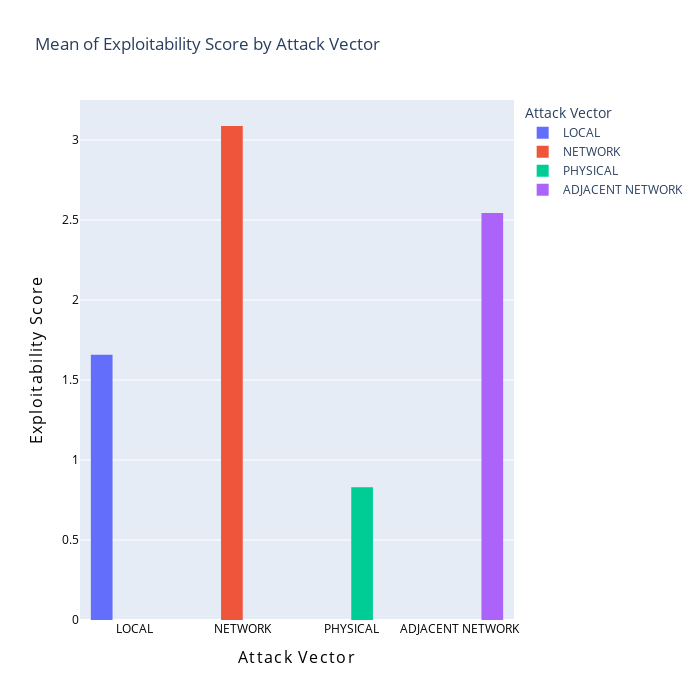

The cell this chart's notebook holds for it:
### Code cell
mean_df_exploitability_score = dt_analyzer.calculate_mean_category(dataFrame, "attackVector", "exploitabilityScore", "Attack Vector", "Exploitability Score")
options = {
    'xAxisLabel': "<span style='letter-spacing: 1.3px;'>Attack Vector</span>",
    'yAxisLabel': "<span style='letter-spacing: 1.3px;'>Exploitability Score</span>",
    'width': 700,
    'height': 700,
    'title': "Mean of Exploitability Score by Attack Vector",
    'format': "",
    'font_size': 16,
    'font_color': "black",
    'value_color': "black",
    'value_size': 12
}
dt_analyzer.show_histogram(mean_df_exploitability_score, "Attack Vector", "Exploitability Score", options)

### Figure 1 — Plotly figure (JSON) as saved in the notebook; plotly's stock layout.template omitted (floating-point values rounded to 4 significant figures)
{"data": [{"alignmentgroup": "True", "bingroup": "x", "histfunc": "sum", "hovertemplate": "Attack Vector=%{x}<br>sum of Exploitability Score=%{y}<extra></extra>", "legendgroup": "LOCAL", "marker": {"color": "#636efa", "pattern": {"shape": ""}}, "name": "LOCAL", "offsetgroup": "LOCAL", "orientation": "v", "showlegend": true, "type": "histogram", "x": ["LOCAL"], "xaxis": "x", "y": [1.658], "yaxis": "y"}, {"alignmentgroup": "True", "bingroup": "x", "histfunc": "sum", "hovertemplate": "Attack Vector=%{x}<br>sum of Exploitability Score=%{y}<extra></extra>", "legendgroup": "NETWORK", "marker": {"color": "#EF553B", "pattern": {"shape": ""}}, "name": "NETWORK", "offsetgroup": "NETWORK", "orientation": "v", "showlegend": true, "type": "histogram", "x": ["NETWORK"], "xaxis": "x", "y": [3.087], "yaxis": "y"}, {"alignmentgroup": "True", "bingroup": "x", "histfunc": "sum", "hovertemplate": "Attack Vector=%{x}<br>sum of Exploitability Score=%{y}<extra></extra>", "legendgroup": "PHYSICAL", "marker": {"color": "#00cc96", "pattern": {"shape": ""}}, "name": "PHYSICAL", "offsetgroup": "PHYSICAL", "orientation": "v", "showlegend": true, "type": "histogram", "x": ["PHYSICAL"], "xaxis": "x", "y": [0.8295], "yaxis": "y"}, {"alignmentgroup": "True", "bingroup": "x", "histfunc": "sum", "hovertemplate": "Attack Vector=%{x}<br>sum of Exploitability Score=%{y}<extra></extra>", "legendgroup": "ADJACENT NETWORK", "marker": {"color": "#ab63fa", "pattern": {"shape": ""}}, "name": "ADJACENT NETWORK", "offsetgroup": "ADJACENT NETWORK", "orientation": "v", "showlegend": true, "type": "histogram", "x": ["ADJACENT NETWORK"], "xaxis": "x", "y": [2.543], "yaxis": "y"}], "layout": {"barmode": "group", "height": 700, "legend": {"title": {"text": "Attack Vector"}, "tracegroupgap": 0}, "title": {"text": "Mean of Exploitability Score by Attack Vector"}, "width": 700, "xaxis": {"anchor": "y", "categoryarray": ["LOCAL", "NETWORK", "PHYSICAL", "ADJACENT NETWORK"], "categoryorder": "array", "domain": [0, 1], "tickfont": {"color": "black", "size": 12}, "title": {"font": {"color": "black", "size": 16}, "text": "<span style='letter-spacing: 1.3px;'>Attack Vector</span>"}}, "yaxis": {"anchor": "x", "domain": [0, 1], "tickfont": {"color": "black", "size": 12}, "title": {"font": {"color": "black", "size": 16}, "text": "<span style='letter-spacing: 1.3px;'>Exploitability Score</span>"}}}}
